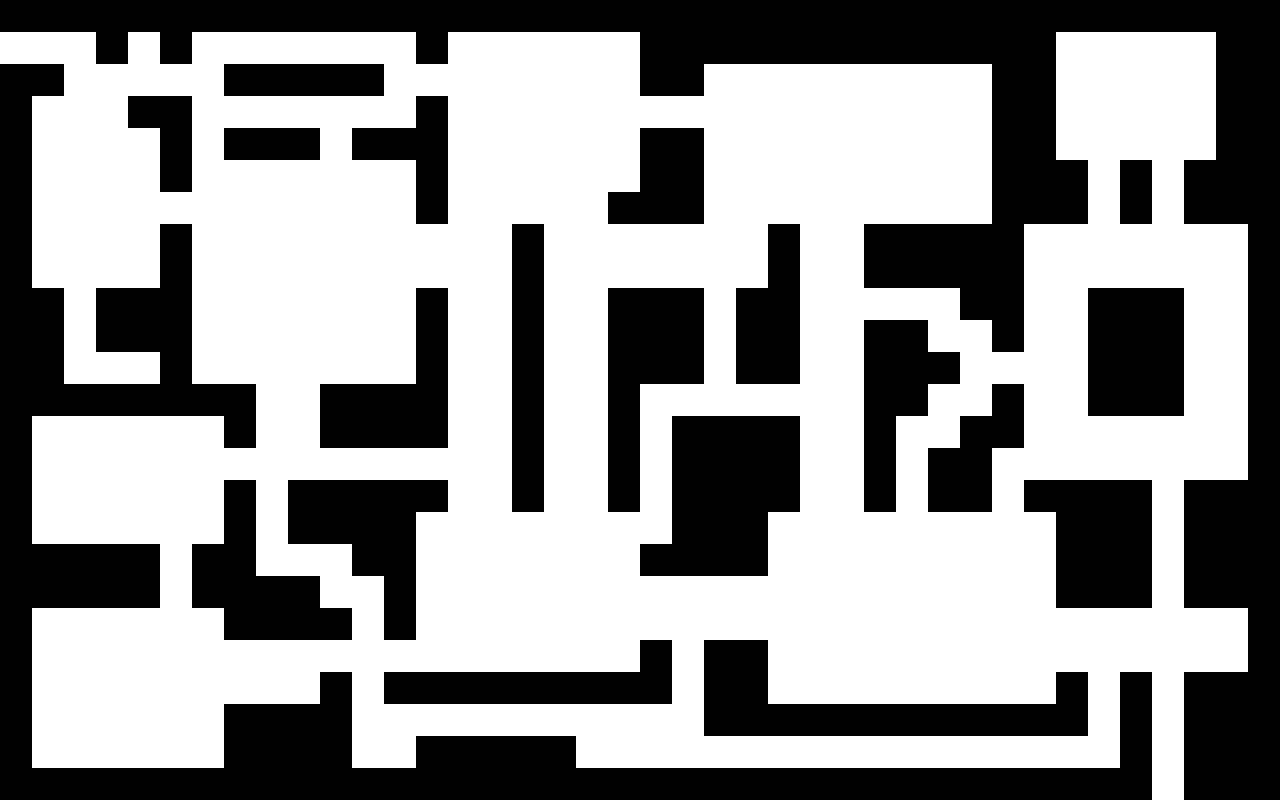

A level layout from a 2D game, rendered from its tile map. Below: a short description, then the map file with its tile-grid data intact:
An orthogonal 40x25 tile map with 32x32 px tiles, 1 tile layer (Calque de Tuiles 1).

<map version="1.10" tiledversion="1.10.2" orientation="orthogonal" renderorder="right-down" width="40" height="25" tilewidth="32" tileheight="32" infinite="0" nextlayerid="2" nextobjectid="1">
 <editorsettings>
  <export target="laby-03.csv" format="csv" />
 </editorsettings>
 <tileset firstgid="1" source="laby_tuiles.tsx" />
 <layer id="1" name="Calque de Tuiles 1" width="40" height="25">
  <data encoding="csv">
2,2,2,2,2,2,2,2,2,2,2,2,2,2,2,2,2,2,2,2,2,2,2,2,2,2,2,2,2,2,2,2,2,2,2,2,2,2,2,2,
1,1,1,2,1,2,1,1,1,1,1,1,1,2,1,1,1,1,1,1,2,2,2,2,2,2,2,2,2,2,2,2,2,1,1,1,1,1,2,2,
2,2,1,1,1,1,1,2,2,2,2,2,1,1,1,1,1,1,1,1,2,2,1,1,1,1,1,1,1,1,1,2,2,1,1,1,1,1,2,2,
2,1,1,1,2,2,1,1,1,1,1,1,1,2,1,1,1,1,1,1,1,1,1,1,1,1,1,1,1,1,1,2,2,1,1,1,1,1,2,2,
2,1,1,1,1,2,1,2,2,2,1,2,2,2,1,1,1,1,1,1,2,2,1,1,1,1,1,1,1,1,1,2,2,1,1,1,1,1,2,2,
2,1,1,1,1,2,1,1,1,1,1,1,1,2,1,1,1,1,1,1,2,2,1,1,1,1,1,1,1,1,1,2,2,2,1,2,1,2,2,2,
2,1,1,1,1,1,1,1,1,1,1,1,1,2,1,1,1,1,1,2,2,2,1,1,1,1,1,1,1,1,1,2,2,2,1,2,1,2,2,2,
2,1,1,1,1,2,1,1,1,1,1,1,1,1,1,1,2,1,1,1,1,1,1,1,2,1,1,2,2,2,2,2,1,1,1,1,1,1,1,2,
2,1,1,1,1,2,1,1,1,1,1,1,1,1,1,1,2,1,1,1,1,1,1,1,2,1,1,2,2,2,2,2,1,1,1,1,1,1,1,2,
2,2,1,2,2,2,1,1,1,1,1,1,1,2,1,1,2,1,1,2,2,2,1,2,2,1,1,1,1,1,2,2,1,1,2,2,2,1,1,2,
2,2,1,2,2,2,1,1,1,1,1,1,1,2,1,1,2,1,1,2,2,2,1,2,2,1,1,2,2,1,1,2,1,1,2,2,2,1,1,2,
2,2,1,1,1,2,1,1,1,1,1,1,1,2,1,1,2,1,1,2,2,2,1,2,2,1,1,2,2,2,1,1,1,1,2,2,2,1,1,2,
2,2,2,2,2,2,2,2,1,1,2,2,2,2,1,1,2,1,1,2,1,1,1,1,1,1,1,2,2,1,1,2,1,1,2,2,2,1,1,2,
2,1,1,1,1,1,1,2,1,1,2,2,2,2,1,1,2,1,1,2,1,2,2,2,2,1,1,2,1,1,2,2,1,1,1,1,1,1,1,2,
2,1,1,1,1,1,1,1,1,1,1,1,1,1,1,1,2,1,1,2,1,2,2,2,2,1,1,2,1,2,2,1,1,1,1,1,1,1,1,2,
2,1,1,1,1,1,1,2,1,2,2,2,2,2,1,1,2,1,1,2,1,2,2,2,2,1,1,2,1,2,2,1,2,2,2,2,1,2,2,2,
2,1,1,1,1,1,1,2,1,2,2,2,2,1,1,1,1,1,1,1,1,2,2,2,1,1,1,1,1,1,1,1,1,2,2,2,1,2,2,2,
2,2,2,2,2,1,2,2,1,1,1,2,2,1,1,1,1,1,1,1,2,2,2,2,1,1,1,1,1,1,1,1,1,2,2,2,1,2,2,2,
2,2,2,2,2,1,2,2,2,2,1,1,2,1,1,1,1,1,1,1,1,1,1,1,1,1,1,1,1,1,1,1,1,2,2,2,1,2,2,2,
2,1,1,1,1,1,1,2,2,2,2,1,2,1,1,1,1,1,1,1,1,1,1,1,1,1,1,1,1,1,1,1,1,1,1,1,1,1,1,2,
2,1,1,1,1,1,1,1,1,1,1,1,1,1,1,1,1,1,1,1,2,1,2,2,1,1,1,1,1,1,1,1,1,1,1,1,1,1,1,2,
2,1,1,1,1,1,1,1,1,1,2,1,2,2,2,2,2,2,2,2,2,1,2,2,1,1,1,1,1,1,1,1,1,2,1,2,1,2,2,2,
2,1,1,1,1,1,1,2,2,2,2,1,1,1,1,1,1,1,1,1,1,1,2,2,2,2,2,2,2,2,2,2,2,2,1,2,1,2,2,2,
2,1,1,1,1,1,1,2,2,2,2,1,1,2,2,2,2,2,1,1,1,1,1,1,1,1,1,1,1,1,1,1,1,1,1,2,1,2,2,2,
2,2,2,2,2,2,2,2,2,2,2,2,2,2,2,2,2,2,2,2,2,2,2,2,2,2,2,2,2,2,2,2,2,2,2,2,1,2,2,2
</data>
 </layer>
</map>